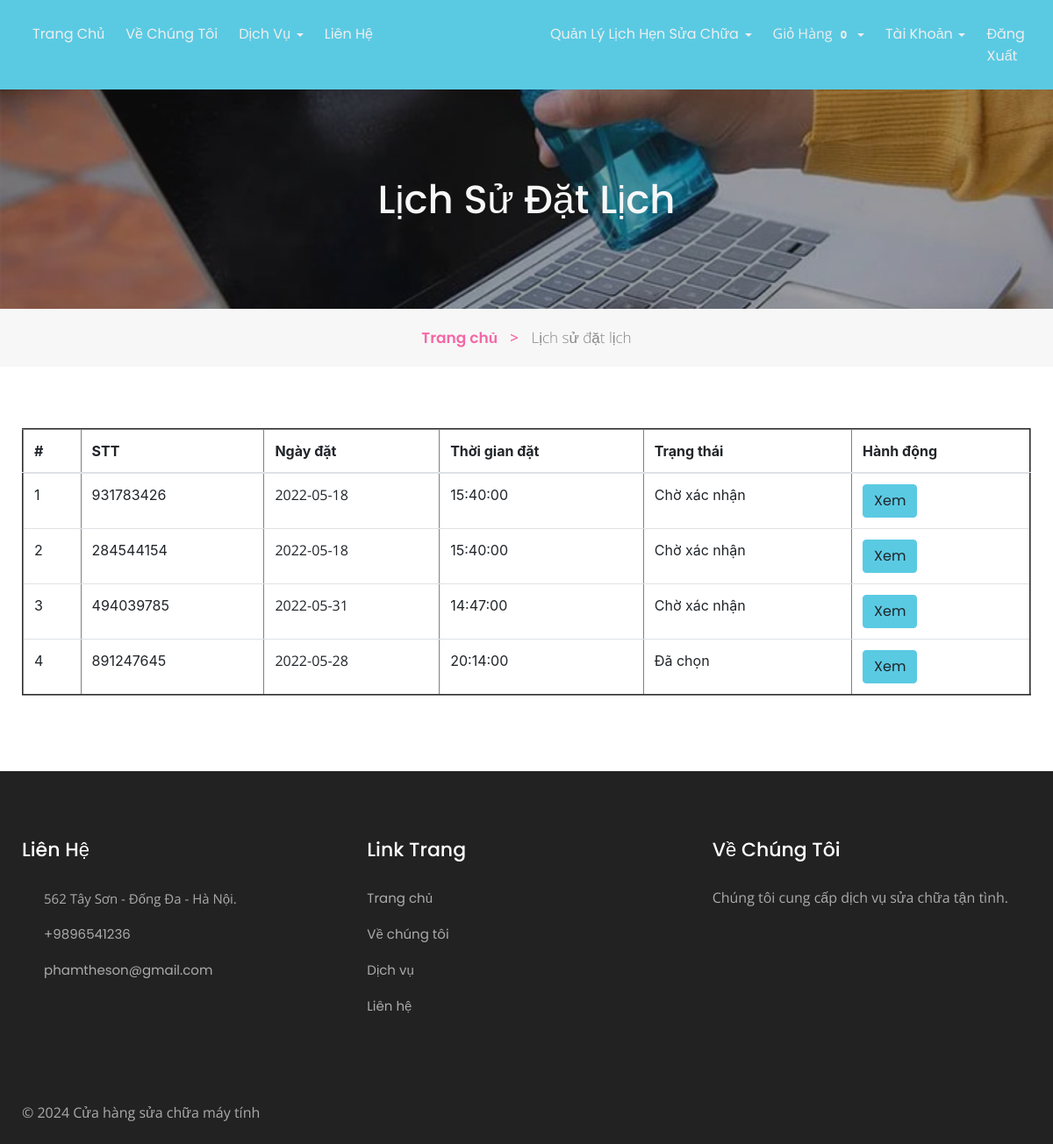
Screenshot of /store/booking-history.php (signed in) with the database file from the repository.
### tables this page shows
CREATE TABLE `tblbook` (
  `ID` int(10) NOT NULL,
  `UserID` int(10) DEFAULT NULL,
  `AptNumber` int(10) DEFAULT NULL,
  `AptDate` date DEFAULT NULL,
  `AptTime` time DEFAULT NULL,
  `Message` mediumtext DEFAULT NULL,
  `BookingDate` timestamp NULL DEFAULT current_timestamp(),
  `Remark` varchar(250) DEFAULT NULL,
  `Status` nvarchar(250) DEFAULT NULL,
  `RemarkDate` timestamp NULL DEFAULT NULL ON UPDATE current_timestamp()
);

CREATE TABLE `tblpage` (
  `ID` int(10) NOT NULL,
  `PageType` varchar(200) DEFAULT NULL,
  `PageTitle` nvarchar(100) DEFAULT NULL,
  `PageDescription` nvarchar(100) DEFAULT NULL,
  `Email` varchar(200) DEFAULT NULL,
  `MobileNumber` bigint(10) DEFAULT NULL,
  `UpdationDate` date DEFAULT NULL,
  `Timing` nvarchar(200) NOT NULL
);

### store/booking-history.php (the view, shortened to what this page needs)
<?php
include('includes/dbconnection.php');
if (strlen($_SESSION['bpmsuid']==0)) {
  header('location:logout.php');
  } else{
  ?>
<!doctype html>
<html lang="en">
  <head>
    <link rel="stylesheet" href="assets/css/style-starter.css">
  </head>
  <body id="home">
<?php include_once('includes/header.php');?>
<section class="w3l-inner-banner-main">
    <div class="about-inner contact ">
        <div class="container">
            <div class="main-titles-head text-center">
            <h3 class="header-name ">
            Lịch sử đặt lịch
            </h3>
        </div>
</div>
</div>
<div class="breadcrumbs-sub">
<div class="container">
<ul class="breadcrumbs-custom-path">
    <li class="right-side propClone"><a href="index.php" class="">Trang chủ <span class="" aria-hidden="true">></span></a> <p></li>
    <li class="active ">
    Lịch sử đặt lịch</li>
</ul>
</div>
</div>
</section>
<section class="w3l-contact-info-main" id="contact">
    <div class="contact-sec	">
        <div class="container">
            <div>
                <div class="cont-details">
                   <div class="table-content table-responsive cart-table-content m-t-30">
                        <table border="2" class="table">
                            <thead class="gray-bg" >
                                <tr>
                                    <th>#</th>
                                <th>STT</th>
                                <th>Ngày đặt</th>
                                <th>Thời gian đặt</th>
                                <th>Trạng thái</th>
                                <th>Hành động</th>
                                </tr>
                            </thead>
                            <tbody>
                                <tr>
                                    <?php
                                   $userid= $_SESSION['bpmsuid'];
 $query=mysqli_query($con,"select tbluser.ID as uid, tbluser.FirstName,tbluser.LastName,tbluser.Email,tbluser.MobileNumber,tblbook.ID as bid,tblbook.AptNumber,tblbook.AptDate,tblbook.AptTime,tblbook.Message,tblbook.BookingDate,tblbook.Status from tblbook join tbluser on tbluser.ID=tblbook.UserID where tbluser.ID='$userid'");
$cnt=1;
              while($row=mysqli_fetch_array($query))
              { ?>
               <tr>
    <td><?php echo $cnt;?></td>
<td><?php echo $row['AptNumber'];?></td>
<td><p> <?php echo $row['AptDate']?> </p></td>
<td><?php echo $row['AptTime']?></td>
<td><?php $status=$row['Status'];
if($status==''){
 echo "Chờ xác nhận";
} else{
echo $status;
}
?>  </td>
<td><a href="appointment-detail.php?aptnumber=<?php echo $row['AptNumber'];?>" class="btn btn-primary">Xem</a></td>
</tr><?php $cnt=$cnt+1; } ?>
                            </tbody>
                        </table>
                    </div> </div>
    </div>
    </div></div>
</section>
<?php include_once('includes/footer.php');?>
</body>
</html><?php } ?>

### store/includes/footer.php (shortened to what this page needs)
<section class="w3l-footer-29-main">
    <div class="footer-29 py-5">
      <div class="container py-lg-4">
        <div class="row footer-top-29">
          <div class="col-lg-4 col-md-6 col-sm-8 footer-list-29 footer-1">
            <h6 class="footer-title-29">Liên hệ</h6>
            <ul>
              <?php
$ret=mysqli_query($con,"select * from tblpage where PageType='contactus' ");
while ($row=mysqli_fetch_array($ret)) {
?>
              <li>
                <span class="fa fa-map-marker"></span> <p><?php  echo $row['PageDescription'];?>.</p>
              </li>
              <li><span class="fa fa-phone"></span><a href="tel:+7-800-999-800"> +<?php  echo $row['MobileNumber'];?></a></li>
              <li><span class="fa fa-envelope-open-o"></span><a href="mailto:parlour@mail.com" class="mail">
                  <?php  echo $row['Email'];?></a></li><?php } ?>
            </ul>
          </div>
          <div class="col-lg-4 col-md-6 col-sm-4 footer-list-29 footer-2 ">
            <ul>
              <h6 class="footer-title-29">Link trang</h6>
              <li><a href="index.php">Trang chủ</a></li>
              <li><a href="about.php">Về chúng tôi</a></li>
              <li><a href="services.php"> Dịch vụ</a></li>
              <li><a href="contact.php">Liên hệ</a></li>
            </ul>
          </div>
          <div class="col-lg-4 col-md-6 col-sm-7 footer-list-29 footer-4">
            <?php
$ret=mysqli_query($con,"select * from tblpage where PageType='aboutus' ");
while ($row=mysqli_fetch_array($ret)) {
?>
            <h6 class="footer-title-29"><?php  echo $row['PageTitle'];?> </h6>
            <p><?php  echo $row['PageDescription'];?></p><?php } ?>
          </div>
        </div>
      </div>
    </div>
  </section>
  <section class="w3l-footer-29-main w3l-copyright">
    <div class="container">
      <div class="row bottom-copies">
        <p class="col-lg-8 copy-footer-29">© 2024  Cửa hàng sửa chữa máy tính </p>
      </div>
    </div>
  </section>

### rows the page displays
tblbook: AptNumber "931783426", AptDate "2022-05-18", AptTime "15:40:00", shows "Chờ xác nhận"
tblbook: AptNumber "284544154", AptDate "2022-05-18", AptTime "15:40:00", shows "Chờ xác nhận"
tblbook: AptNumber "494039785", AptDate "2022-05-31", AptTime "14:47:00", shows "Chờ xác nhận"
tblbook: AptNumber "891247645", AptDate "2022-05-28", AptTime "20:14:00", Status "Đã chọn"
tblpage: PageDescription "562 Tây Sơn - Đống Đa - Hà Nội", MobileNumber "9896541236", Email "phamtheson@gmail.com"
tblpage: PageTitle "Về Chúng Tôi", PageDescription "Chúng tôi cung cấp dịch vụ sửa chữa tận tình."
